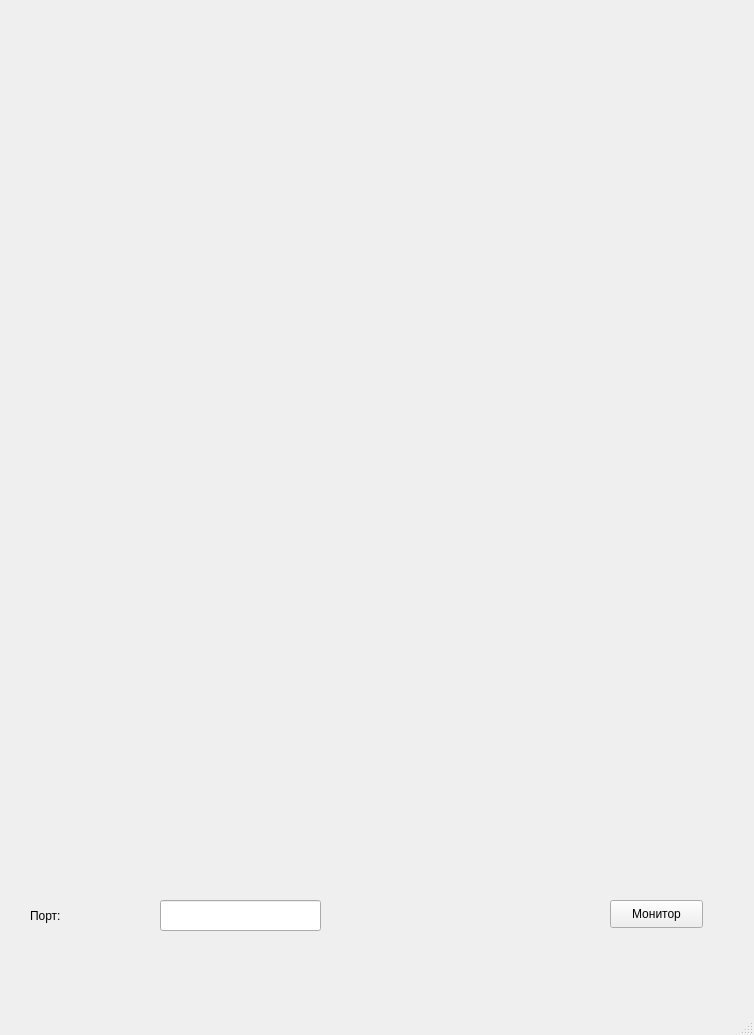
<?xml version="1.0" encoding="UTF-8"?>
<ui version="4.0">
 <class>MainWindow</class>
 <widget class="QMainWindow" name="MainWindow">
  <property name="geometry">
   <rect>
    <x>0</x>
    <y>0</y>
    <width>754</width>
    <height>1035</height>
   </rect>
  </property>
  <property name="windowTitle">
   <string>Server</string>
  </property>
  <widget class="QWidget" name="centralwidget">
   <widget class="QPushButton" name="startButton">
    <property name="geometry">
     <rect>
      <x>610</x>
      <y>900</y>
      <width>93</width>
      <height>28</height>
     </rect>
    </property>
    <property name="text">
     <string>Монитор</string>
    </property>
   </widget>
   <widget class="QLabel" name="imageLabel">
    <property name="geometry">
     <rect>
      <x>20</x>
      <y>40</y>
      <width>711</width>
      <height>801</height>
     </rect>
    </property>
    <property name="text">
     <string/>
    </property>
   </widget>
   <widget class="QLineEdit" name="portLineEdit">
    <property name="geometry">
     <rect>
      <x>160</x>
      <y>900</y>
      <width>161</width>
      <height>31</height>
     </rect>
    </property>
   </widget>
   <widget class="QLabel" name="serverStatusLabel">
    <property name="geometry">
     <rect>
      <x>380</x>
      <y>900</y>
      <width>161</width>
      <height>31</height>
     </rect>
    </property>
    <property name="text">
     <string/>
    </property>
   </widget>
   <widget class="QLabel" name="label">
    <property name="geometry">
     <rect>
      <x>30</x>
      <y>905</y>
      <width>91</width>
      <height>21</height>
     </rect>
    </property>
    <property name="text">
     <string>Порт:</string>
    </property>
   </widget>
  </widget>
  <widget class="QMenuBar" name="menubar">
   <property name="geometry">
    <rect>
     <x>0</x>
     <y>0</y>
     <width>754</width>
     <height>26</height>
    </rect>
   </property>
  </widget>
  <widget class="QStatusBar" name="statusbar"/>
 </widget>
 <resources/>
 <connections/>
</ui>
